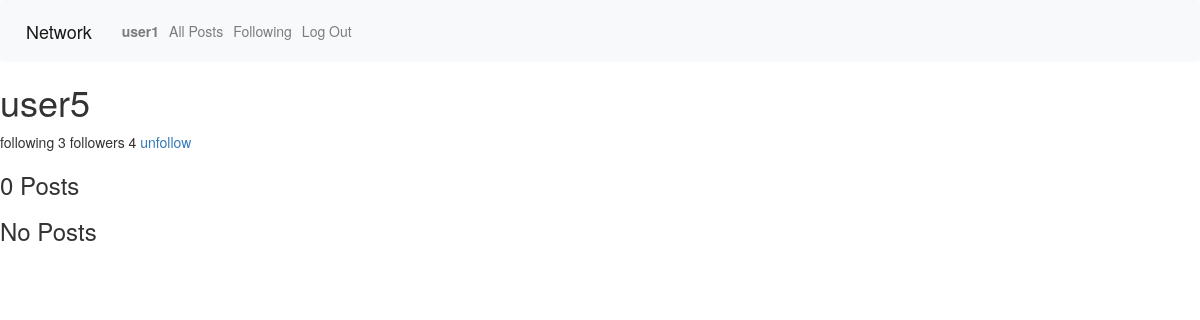
The app's page /user/user5 (signed in), older data.
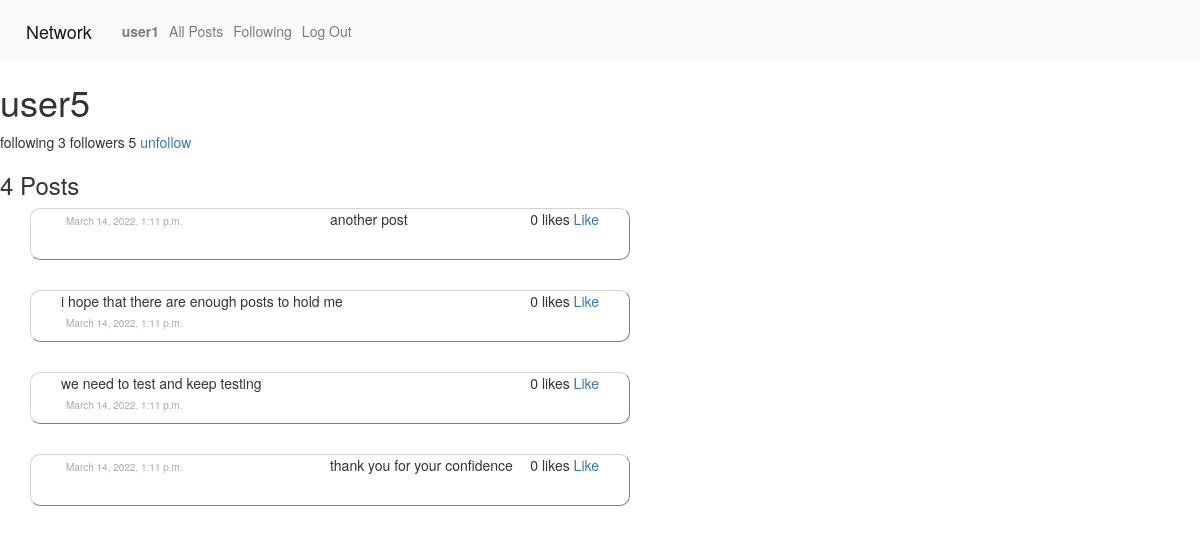
The same page, newer data.
### network/models.py (models this page shows, shortened)
class User(AbstractUser, models.Model):
    followings = models.ManyToManyField('self', related_name="followers", symmetrical=False)

class Posts(models.Model):
    content = models.CharField(max_length=200)
    poster = models.ForeignKey(User, on_delete=models.CASCADE, related_name="posts")
    likes = models.IntegerField(default=0)
    date = models.DateTimeField(default=datetime.now())
    likers = models.ManyToManyField(User, blank=True, related_name="posts_liked")

### network/views.py (the view)
# urls.py: path("user/<str:username>", views.user, name="user"),
def user(request, username):
    loggedin = request.user
    owner = User.objects.filter(username=username)[0]
    posts = owner.posts.order_by("-date").all()
    posts_count = posts.count()
    num_following = owner.followings.all().count()
    num_followers = owner.followers.all().count()
    following = loggedin in owner.followers.all()
    return render(request, "network/user.html", {
        "posts": posts,
        "user2": owner,
        "num_followers": num_followers,
        "num_following": num_following,
        "following": following,
        "posts_count": posts_count
        })

### network/templates/network/user.html
{% extends "network/layout.html" %}
{% block body %}
     {% if user.is_authenticated %}
    <h1> {{user2.username}}</h1>
    <a> following {{ num_following }} </a>
    <a> followers {{ num_followers }}</a>
    {% if user2.id != user.id %}
    <a href="{% url 'follow' user2.id %}">
        {% if following %}
            unfollow
        {% else %}
           follow
        {% endif %}
    </a>
    {% endif %}
     <h3> {{ posts_count}} Posts</h3>
    <div class="postcontainer">
    {% for post in posts %}
        <div class="posts" >
            <a> {{post.content}}</a>
            <div class="like">
                <a> {{post.likes}} likes</a>
                <a href="{% url 'like' post.id %}">
                    {% if like %}
                    Unlike
                    {% else %}
                    Like
                    {% endif %}
                </a>
            </div>
                <div class="date">
                    <a> {{post.date}}</a>
                </div>
        </div>
        {% empty%}
        <h3> No Posts</h3>
        {% endfor %}
    </div>
    {% endif %}
{% endblock %}

### network/templates/network/layout.html (shortened to what this page needs)
{% load static %}
<!DOCTYPE html>
<html lang="en">
    <head>
        <link rel="stylesheet" href="https://stackpath.bootstrapcdn.com/bootstrap/4.4.1/css/bootstrap.min.css">
        <link href="{% static 'network/styles.css' %}" rel="stylesheet">
        <link rel="stylesheet" href="https://cdn.jsdelivr.net/npm/bootstrap@3.3.7/dist/css/bootstrap.min.css">
        <link rel="stylesheet" href="https://cdn.jsdelivr.net/npm/bootstrap@3.3.7/dist/css/bootstrap-theme.min.css">
    </head>
    <body>
        <nav class="navbar navbar-expand-lg navbar-light bg-light">
            <a class="navbar-brand" href="{% url 'index' %}">Network</a>
            <div>
              <ul class="navbar-nav mr-auto">
                {% if user.is_authenticated %}
                    <li class="nav-item">
                        <a class="nav-link" href="{% url 'profile' %}"><strong>{{ user.username }}</strong></a>
                    </li>
                {% endif %}
                <li class="nav-item">
                  <a class="nav-link" href="{% url 'all_posts' %}">All Posts</a>
                </li>
                {% if user.is_authenticated %}
                    <li class="nav-item">
                        <a class="nav-link" href="{% url 'following' %}">Following</a>
                    </li>
                    <li class="nav-item">
                        <a class="nav-link" href="{% url 'logout' %}">Log Out</a>
                    </li>
                {% endif %}
              </ul>
            </div>
          </nav>
        <div class="body">
            {% block body %}
            {% endblock %}
        </div>
    </body>
</html>

### network/static/network/styles.css (style rules this page uses)
.posts { width: 50%; height: 20%; padding: 0px 30px 30px 30px; margin: 0px 30px 30px 30px; border: thin; border-style: outset; border-radius: 10px; background-color: white; border-color: lightgrey; }
.date { position: relative; float: left; width: 50%; height: 10%; padding: 5px; font-size: 10px; color: darkgrey; }
.like { position: relative; float: right; }

Row changes from the older to the newer data that the page shows:
added Posts: content "another post", likes "0", date "March 14, 2022, 1:11 p.m."
added Posts: content "i hope that there are enough posts to hold me", likes "0", date "March 14, 2022, 1:11 p.m."
added Posts: content "we need to test and keep testing", likes "0", date "March 14, 2022, 1:11 p.m."
added Posts: content "thank you for your confidence", likes "0", date "March 14, 2022, 1:11 p.m."
Text that changed along with them:
{{ num_followers }}: "4" → "5"
{{ posts_count }}: "0" → "4"
text no longer shown: "No Posts"
